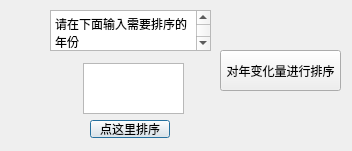
<?xml version="1.0" encoding="UTF-8"?>
<ui version="4.0">
 <class>sort1</class>
 <widget class="QDialog" name="sort1">
  <property name="geometry">
   <rect>
    <x>0</x>
    <y>0</y>
    <width>352</width>
    <height>151</height>
   </rect>
  </property>
  <property name="windowTitle">
   <string>排序窗口</string>
  </property>
  <widget class="QPushButton" name="pushButton">
   <property name="geometry">
    <rect>
     <x>90</x>
     <y>120</y>
     <width>80</width>
     <height>18</height>
    </rect>
   </property>
   <property name="text">
    <string>点这里排序</string>
   </property>
  </widget>
  <widget class="QTextEdit" name="textEdit">
   <property name="geometry">
    <rect>
     <x>50</x>
     <y>10</y>
     <width>161</width>
     <height>41</height>
    </rect>
   </property>
   <property name="html">
    <string>&lt;!DOCTYPE HTML PUBLIC &quot;-//W3C//DTD HTML 4.0//EN&quot; &quot;http://www.w3.org/TR/REC-html40/strict.dtd&quot;&gt;
&lt;html&gt;&lt;head&gt;&lt;meta name=&quot;qrichtext&quot; content=&quot;1&quot; /&gt;&lt;meta charset=&quot;utf-8&quot; /&gt;&lt;style type=&quot;text/css&quot;&gt;
p, li { white-space: pre-wrap; }
hr { height: 1px; border-width: 0; }
&lt;/style&gt;&lt;/head&gt;&lt;body style=&quot; font-family:'Microsoft YaHei UI'; font-size:9pt; font-weight:400; font-style:normal;&quot;&gt;
&lt;p style=&quot; margin-top:0px; margin-bottom:0px; margin-left:0px; margin-right:0px; -qt-block-indent:0; text-indent:0px;&quot;&gt;请在下面输入需要排序的年份&lt;/p&gt;&lt;/body&gt;&lt;/html&gt;</string>
   </property>
  </widget>
  <widget class="QTextEdit" name="textEdit_2">
   <property name="geometry">
    <rect>
     <x>83</x>
     <y>63</y>
     <width>101</width>
     <height>51</height>
    </rect>
   </property>
  </widget>
  <widget class="QPushButton" name="pushButton_2">
   <property name="geometry">
    <rect>
     <x>220</x>
     <y>50</y>
     <width>121</width>
     <height>41</height>
    </rect>
   </property>
   <property name="text">
    <string>对年变化量进行排序</string>
   </property>
  </widget>
 </widget>
 <resources/>
 <connections/>
</ui>
